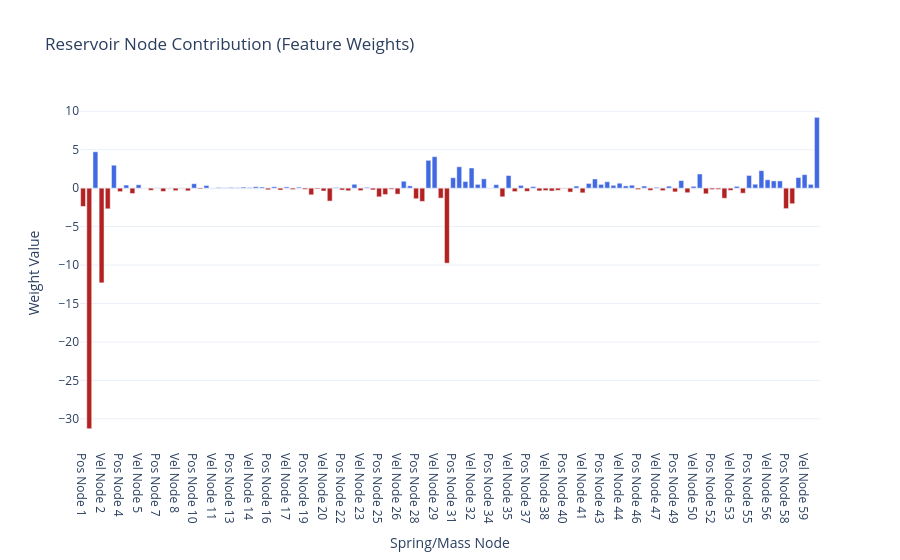

This figure's notebook cell:
### Code cell
fig = weight_plot(model.coef_)
fig.show()
fig = spring_animation(disp, nodes_pos, connections_list, 10, external=False)
fig.show()

### Figure 1 — Plotly figure (JSON) as saved in the notebook; plotly's stock layout.template omitted (floating-point values rounded to 4 significant figures)
{"data": [{"marker": {"color": ["firebrick", "firebrick", "royalblue", "firebrick", "firebrick", "royalblue", "firebrick", "royalblue", "firebrick", "royalblue", "firebrick", "firebrick", "royalblue", "firebrick", "firebrick", "firebrick", "firebrick", "firebrick", "royalblue", "firebrick", "royalblue", "royalblue", "royalblue", "royalblue", "royalblue", "royalblue", "royalblue", "royalblue", "royalblue", "royalblue", "firebrick", "royalblue", "firebrick", "royalblue", "firebrick", "royalblue", "firebrick", "firebrick", "firebrick", "firebrick", "firebrick", "royalblue", "firebrick", "firebrick", "royalblue", "firebrick", "royalblue", "firebrick", "firebrick", "firebrick", "firebrick", "firebrick", "royalblue", "royalblue", "firebrick", "firebrick", "royalblue", "royalblue", "firebrick", "firebrick", "royalblue", "royalblue", "royalblue", "royalblue", "royalblue", "royalblue", "royalblue", "royalblue", "firebrick", "royalblue", "firebrick", "royalblue", "firebrick", "royalblue", "firebrick", "firebrick", "firebrick", "firebrick", "firebrick", "firebrick", "royalblue", "firebrick", "royalblue", "royalblue", "royalblue", "royalblue", "royalblue", "royalblue", "royalblue", "royalblue", "firebrick", "royalblue", "firebrick", "royalblue", "firebrick", "royalblue", "firebrick", "royalblue", "firebrick", "royalblue", "royalblue", "firebrick", "firebrick", "firebrick", "firebrick", "firebrick", "royalblue", "firebrick", "royalblue", "royalblue", "royalblue", "royalblue", "royalblue", "royalblue", "firebrick", "firebrick", "royalblue", "royalblue", "royalblue", "royalblue"]}, "type": "bar", "x": ["Pos Node 1", "Vel Node 1", "Pos Node 2", "Vel Node 2", "Pos Node 3", "Vel Node 3", "Pos Node 4", "Vel Node 4", "Pos Node 5", "Vel Node 5", "Pos Node 6", "Vel Node 6", "Pos Node 7", "Vel Node 7", "Pos Node 8", "Vel Node 8", "Pos Node 9", "Vel Node 9", "Pos Node 10", "Vel Node 10", "Pos Node 11", "Vel Node 11", "Pos Node 12", "Vel Node 12", "Pos Node 13", "Vel Node 13", "Pos Node 14", "Vel Node 14", "Pos Node 15", "Vel Node 15", "Pos Node 16", "Vel Node 16", "Pos Node 17", "Vel Node 17", "Pos Node 18", "Vel Node 18", "Pos Node 19", "Vel Node 19", "Pos Node 20", "Vel Node 20", "Pos Node 21", "Vel Node 21", "Pos Node 22", "Vel Node 22", "Pos Node 23", "Vel Node 23", "Pos Node 24", "Vel Node 24", "Pos Node 25", "Vel Node 25", "Pos Node 26", "Vel Node 26", "Pos Node 27", "Vel Node 27", "Pos Node 28", "Vel Node 28", "Pos Node 29", "Vel Node 29", "Pos Node 30", "Vel Node 30", "Pos Node 31", "Vel Node 31", "Pos Node 32", "Vel Node 32", "Pos Node 33", "Vel Node 33", "Pos Node 34", "Vel Node 34", "Pos Node 35", "Vel Node 35", "Pos Node 36", "Vel Node 36", "Pos Node 37", "Vel Node 37", "Pos Node 38", "Vel Node 38", "Pos Node 39", "Vel Node 39", "Pos Node 40", "Vel Node 40", "Pos Node 41", "Vel Node 41", "Pos Node 42", "Vel Node 42", "Pos Node 43", "Vel Node 43", "Pos Node 44", "Vel Node 44", "Pos Node 45", "Vel Node 45", "Pos Node 46", "Vel Node 46", "Pos Node 47", "Vel Node 47", "Pos Node 48", "Vel Node 48", "Pos Node 49", "Vel Node 49", "Pos Node 50", "Vel Node 50", "Pos Node 51", "Vel Node 51", "Pos Node 52", "Vel Node 52", "Pos Node 53", "Vel Node 53", "Pos Node 54", "Vel Node 54", "Pos Node 55", "Vel Node 55", "Pos Node 56", "Vel Node 56", "Pos Node 57", "Vel Node 57", "Pos Node 58", "Vel Node 58", "Pos Node 59", "Vel Node 59", "Pos Node 60", "Vel Node 60"], "y": [-2.383, -31.28, 4.733, -12.31, -2.688, 2.984, -0.4523, 0.4023, -0.7005, 0.4406, -0.005089, -0.2808, 0.02912, -0.4314, -0.05463, -0.3279, -0.04597, -0.349, 0.5791, -0.1103, 0.3501, 0.02388, 0.08905, 0.04291, 0.09656, 0.0598, 0.1392, 0.08771, 0.1879, 0.1491, -0.2113, 0.1869, -0.248, 0.1604, -0.1821, 0.1296, -0.1612, -0.8669, -0.1136, -0.3704, -1.682, 0.08838, -0.2467, -0.341, 0.5061, -0.3232, 0.1051, -0.2286, -1.13, -0.833, -0.1444, -0.7806, 0.9014, 0.3, -1.374, -1.728, 3.622, 4.095, -1.296, -9.754, 1.359, 2.784, 0.8663, 2.627, 0.4924, 1.217, 0.01846, 0.4581, -1.125, 1.647, -0.4481, 0.3559, -0.4151, 0.2085, -0.3592, -0.3099, -0.3692, -0.2819, -0.05575, -0.5119, 0.2724, -0.6135, 0.6136, 1.194, 0.492, 0.836, 0.3714, 0.6439, 0.2931, 0.3872, -0.1834, 0.2723, -0.2884, 0.116, -0.3227, 0.2619, -0.485, 0.9842, -0.5959, 0.2422, 1.839, -0.7353, -0.1798, -0.1586, -1.314, -0.2916, 0.2349, -0.6569, 1.654, 0.5129, 2.279, 1.092, 0.9473, 0.944, -2.662, -2.025, 1.388, 1.759, 0.4957, 9.215]}], "layout": {"title": {"text": "Reservoir Node Contribution (Feature Weights)"}, "xaxis": {"title": {"text": "Spring/Mass Node"}}, "yaxis": {"title": {"text": "Weight Value"}}}}
